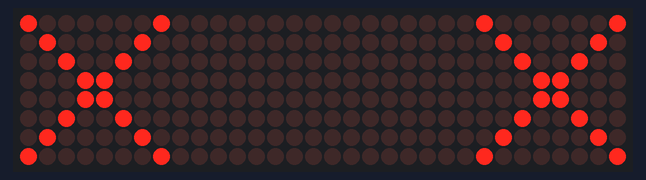
This sketch was run on a simulated Arduino Uno, built with avr-gcc and run on an emulated ATmega328P. On the bench: 32×8 LED matrix. Wiring (inferred from the names in the program): 4 × MAX7219 LED driver (orientation assumed): data pin 13; clock pin 10; CS pin 11.

Above: at 0.2 s.

The sketch:

x..x.ino
```cpp
#define DIN 13
#define CS 11
#define CLK 10

#define NUM_MATRICES 4
#define NUMBER_OF_ROWS 8

void setup() {
  Serial.begin(9600);

  pinMode(CLK, OUTPUT);
  pinMode(DIN, OUTPUT);
  pinMode(CS, OUTPUT);
  delay(100);

  for (uint8_t i = 0; i < NUM_MATRICES; i++) {
    write_Max7219(i, 0x09, 0x00); // Decode Mode Register – No decode for digits
    write_Max7219(i, 0x0A, 0x0F); // Intensity Register – 0x00 to 0x0F
    write_Max7219(i, 0x0B, 0x07); // Scan Limit Register – All Output Port Enable
    write_Max7219(i, 0x0C, 0x01); // SHUTDOWN Register – Normal Operation
    write_Max7219(i, 0x0F, 0x00); // Display Test Register – Display Test Mode
  }

  // Turn off all LEDs
  for (uint8_t i = 0; i < NUM_MATRICES; i++) {
    for (uint8_t j = 0; j < NUMBER_OF_ROWS; j++) {
      write_Max7219(i, j + 1, 0x00);
    }
  }
}

// "x" 표정 정의
const uint8_t arrowRight[8] = {
  0b10000001,
  0b01000010,
  0b00100100,
  0b00011000,
  0b00011000,
  0b00100100,
  0b01000010,
  0b10000001
};

// "x" 표정 정의
const uint8_t arrowLeft[8] = {
  0b10000001,
  0b01000010,
  0b00100100,
  0b00011000,
  0b00011000,
  0b00100100,
  0b01000010,
  0b10000001
};
void loop() {
  Serial.println("");

  // 첫 번째 매트릭스에 "x" 표정 표시
  for (uint8_t row = 0; row < NUMBER_OF_ROWS; row++) {
    write_Max7219(0, row + 1, arrowRight[row]); // 첫 번째 매트릭스
  }

  // 두 번째와 세 번째 매트릭스를 꺼둡니다
  for (uint8_t row = 0; row < NUMBER_OF_ROWS; row++) {
    write_Max7219(1, row + 1, 0x00); // 두 번째 매트릭스
    write_Max7219(2, row + 1, 0x00); // 세 번째 매트릭스
  }

  // 네 번째 매트릭스에 "x" 표정 표시
  for (uint8_t row = 0; row < NUMBER_OF_ROWS; row++) {
    write_Max7219(3, row + 1, arrowLeft[row]); // 네 번째 매트릭스
  }

  delay(2000); // 2초 간격으로 패턴 유지
}

void write_Max7219(uint8_t matrix, uint8_t address, uint8_t data) {
  digitalWrite(CS, LOW);
  for (uint8_t i = 0; i < NUM_MATRICES; i++) {
    if (i == matrix) {
      shiftOut(DIN, CLK, MSBFIRST, address);
      shiftOut(DIN, CLK, MSBFIRST, data);
    } else {
      shiftOut(DIN, CLK, MSBFIRST, 0);
      shiftOut(DIN, CLK, MSBFIRST, 0);
    }
  }
  digitalWrite(CS, HIGH);
}
```
